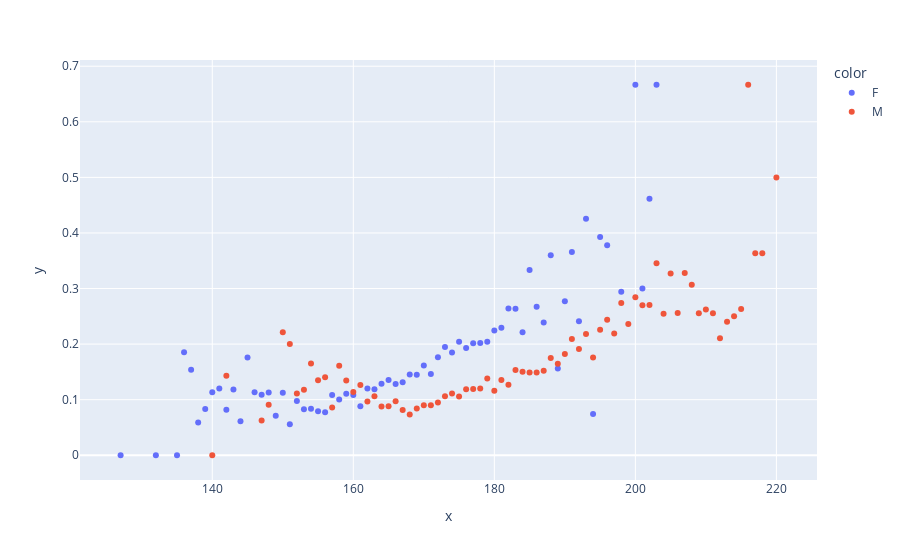

Notebook cell for this chart:
### Code cell
fig = px.scatter(x=noc_height_df.Height, y=noc_height_df['MedalPerPartecipant'], color=noc_height_df.Sex)
# fig.update_layout(title='Height probability density based on sex and year',
#                    yaxis_title='PDF (-)',
#                    xaxis_title='Height (cm)',
#                   legend={'title': 'Sex:'})
fig.show()
